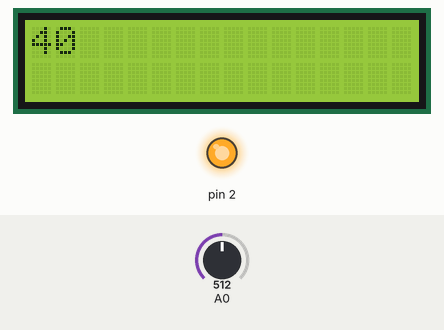
Recording of a sketch running on a simulated Arduino Uno, built with avr-gcc and run on an emulated ATmega328P. Parts: 16×2 character LCD, output pins drawn as LEDs (lit = HIGH). The inputs (shaded band) are chosen by the test bench; at power-on: A0 = 512. What the sketch prints to the serial monitor is not drawn.

Above: at 1.2 s.
1.3 s: A0 set to 157
At 2.6 s:
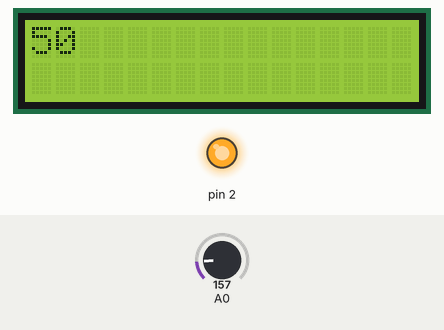
2.9 s: A0 set to 138
At 3.9 s:
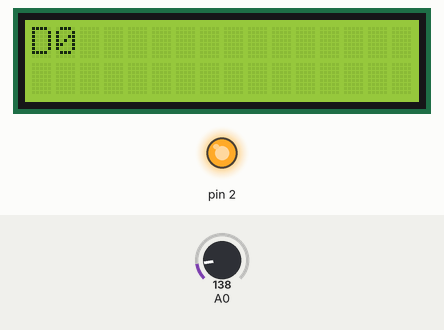
4.5 s: A0 set to 32
6.0 s: A0 set to 26
At 7.3 s:
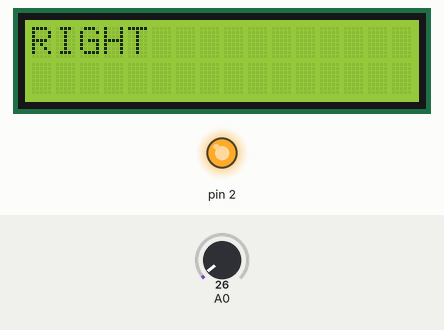
7.6 s: A0 set to 716
At 8.7 s:
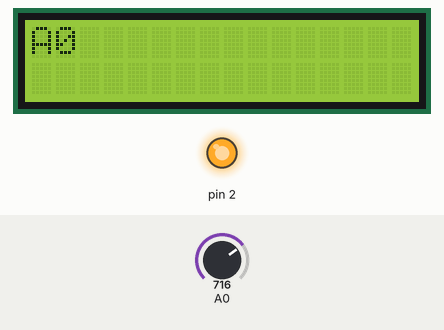
9.2 s: A0 set to 546
10.7 s: A0 set to 519
At 12.3 s:
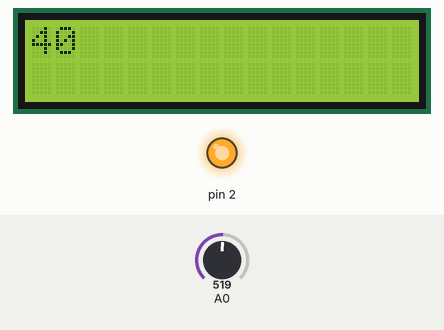
Timing chart, 0 to 13.3 s (numbered marks = the images above; inputs shaded):
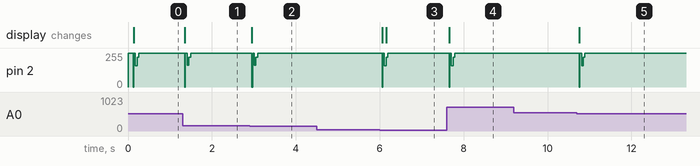

The sketch:

VW_radio_remote_control.ino
```cpp
//UP: 0xD0
#define UP 0xD0
//0,1,0,0,0,0,0,1,1,1,1,0,1,0,0,0,1,1,0,1,0,0,0,0,0,0,1,0,1,1,1,1
//DOWN: 0x50
#define DOWN 0x50
//0,1,0,0,0,0,0,1,1,1,1,0,1,0,0,0,0,1,0,1,0,0,0,0,1,0,1,0,1,1,1,1
//LEFT: 0x40
#define LEFT 0x40
//0,1,0,0,0,0,0,1,1,1,1,0,1,0,0,0,0,1,0,0,0,0,0,0,1,0,1,1,1,1,1,1
//RIGHT: 0xC0
#define RIGHT 0xC0
//0,1,0,0,0,0,0,1,1,1,1,0,1,0,0,0,1,1,0,0,0,0,0,0,0,0,1,1,1,1,1,1
//VOL+: 0x80
//0,1,0,0,0,0,0,1,1,1,1,0,1,0,0,0,1,0,0,0,0,0,0,0,0,1,1,1,1,1,1,1
//VOL-: 0x00
//0,1,0,0,0,0,0,1,1,1,1,0,1,0,0,0,0,0,0,0,0,0,0,0,1,1,1,1,1,1,1,1
#define MODE 0xA0
#include <LiquidCrystal.h>

//lcd pins
LiquidCrystal lcd(8, 9, 4, 5, 6, 7);


int adc_key_val[5] ={
  30, 150, 360, 535, 760 };
int NUM_KEYS = 5;
int adc_key_in;
int key=-1;
int oldkey=-1;

int h=0x00;

void setup() {
  pinMode(2,OUTPUT);
  digitalWrite(2,HIGH);
  lcd.begin(16,2);
  lcd.home();
  lcd.clear();
  Serial.begin(9600);
}

void loop() {

  adc_key_in = analogRead(0);    // read the value from the sensor
  key = get_key(adc_key_in);     // convert into key press
  if (key != oldkey)             // if keypress is detected
  {
    delay(50);          // wait for debounce time
    adc_key_in = analogRead(0);    // read the value from the sensor
    key = get_key(adc_key_in);                  // convert into key press
    if (key != oldkey)
    {
      oldkey = key;
      switch (key)
      {
      case 0:
        // righ
        ///h++;
        sendByte(RIGHT);
                  lcd.clear();
  lcd.home();
  lcd.print("RIGHT");
        break;
      case 1:
        // up
        //h++;
        sendByte(UP);
        break;
      case 2:
        // down
//        h--;
        sendByte(DOWN);
        break;
      case 3:
        // left
        //if(h>0)
//        h--;
        sendByte(LEFT);
        break;
      case 4:
        // select
        sendByte(MODE);
        break;
      }

     }
    }
  }

void sendByte(int cislo) {
  lcd.clear();
  lcd.home();
  lcd.print(cislo,HEX);
  int c_cislo=0xFF-cislo;
  int cmdStart[32]={0,1,0,0,0,0,0,1,1,1,1,0,1,0,0,0,0,0,0,0,0,0,0,0,0,0,0,0,0,0,0,0};
  for (int i = 23;i>=16;i-- ){
          if (cislo%2  != 0) cmdStart[i]=1;
          cislo = cislo/2;
  }

  for (int i = 31;i>=24;i-- ){
          if (c_cislo%2  != 0) cmdStart[i]=1;
          c_cislo = c_cislo/2;
  }
  digitalWrite(2,LOW);
  delay(9);
  digitalWrite(2,HIGH);
  delayMicroseconds(4500);
  for (int i=0;i<32;i++){
    Serial.print(cmdStart[i]);
    Serial.print(",");
    digitalWrite(2,LOW);
    delayMicroseconds(600);
    digitalWrite(2,HIGH);
    if (cmdStart[i]==0)
      delayMicroseconds(600);
    if (cmdStart[i]==1)
      delayMicroseconds(1700);
  }
  Serial.println("");
  digitalWrite(2,LOW);
  delayMicroseconds(600);
  digitalWrite(2,HIGH);

}
// Convert ADC value to key number
int get_key(unsigned int input)
{
  int k;
  for (k = 0; k < NUM_KEYS; k++)
  {
    if (input < adc_key_val[k])
    {
      return k;
    }
  }
  if (k >= NUM_KEYS)
    k = -1;     // No valid key pressed
  return k;
}
```

Measured:
- the behaviour switches between 150 and 149 on A0 (found by bisection; images 1 and 2)
- the behaviour switches between 30 and 29 on A0 (found by bisection; images 2 and 3)
- the behaviour switches between 535 and 534 on A0 (found by bisection; images 4 and 5)
- after the input at 1.3 s, the display: changes after 0.05 s (image 1)
- after the input at 2.9 s, the display: changes after 0.05 s (image 2)
- after the input at 4.5 s, every drawn part: stays the same
- after the input at 6.0 s, the display: first changes after 0.05 s (image 3 shows a later state)
- after the input at 7.6 s, the display: changes after 0.05 s (image 4)
- after the input at 9.2 s, every drawn part: stays the same
- after the input at 10.7 s, the display: changes after 0.05 s (image 5)
